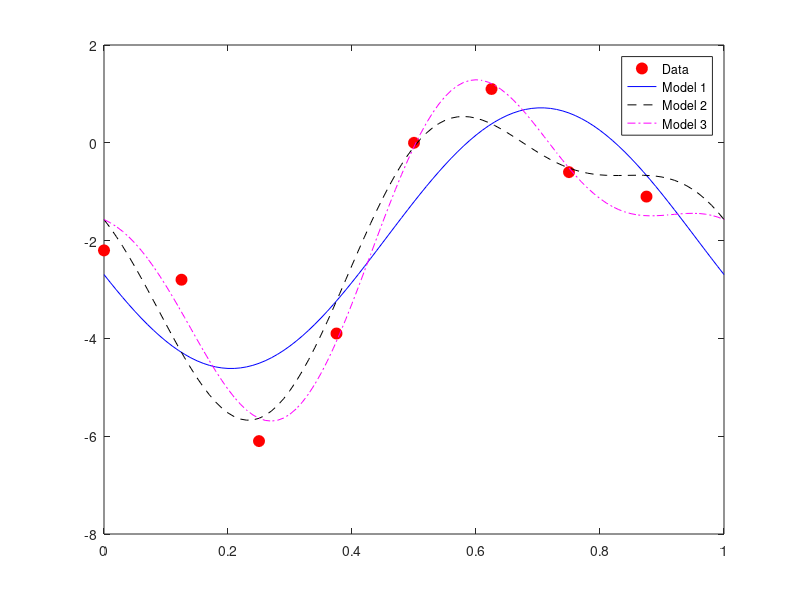

Recreate this plot in MATLAB.

clear all

time=0:1/8:7/8;
for i=1:8
    A(i,:)=[1 cos(2*pi*time(i)) sin(2*pi*time(i))];
end
b=[-2.2 -2.8 -6.1 -3.9 0 1.1 -0.6 -1.1]';

plot(time,b,'ro','markersize',8,'markerfacecolor','r');

disp(A'*A)

c=(A'*A)\(A'*b);

r=b-A*c;
%
% Estimate a model with periodic data
%


RSME=norm(r)/sqrt(8)

t=0:0.01:1;
hold on
plot(t,c(1)+c(2)*cos(2*pi*t)+c(3)*sin(2*pi*t),'b-');

pause;

A=[];
for i=1:8
    A(i,:)=[1 cos(2*pi*time(i)) sin(2*pi*time(i)) cos(4*pi*time(i))];
end

c=(A'*A)\(A'*b);

r=b-A*c;

RSME=norm(r)/sqrt(8)

plot(t,c(1)+c(2)*cos(2*pi*t)+c(3)*sin(2*pi*t)+c(4)*cos(4*pi*t),'k--');


pause;

A=[];
for i=1:8
    A(i,:)=[1 cos(2*pi*time(i)) sin(2*pi*time(i)) cos(4*pi*time(i)) sin(4*pi*time(i))];
end

c=(A'*A)\(A'*b);

r=b-A*c;

plot(t,c(1)+c(2)*cos(2*pi*t)+c(3)*sin(2*pi*t)+c(4)*cos(4*pi*t)+c(5)*sin(4*pi*t),'m-.');


RSME=norm(r)/sqrt(8)

legend('Data','Model 1','Model 2','Model 3');

